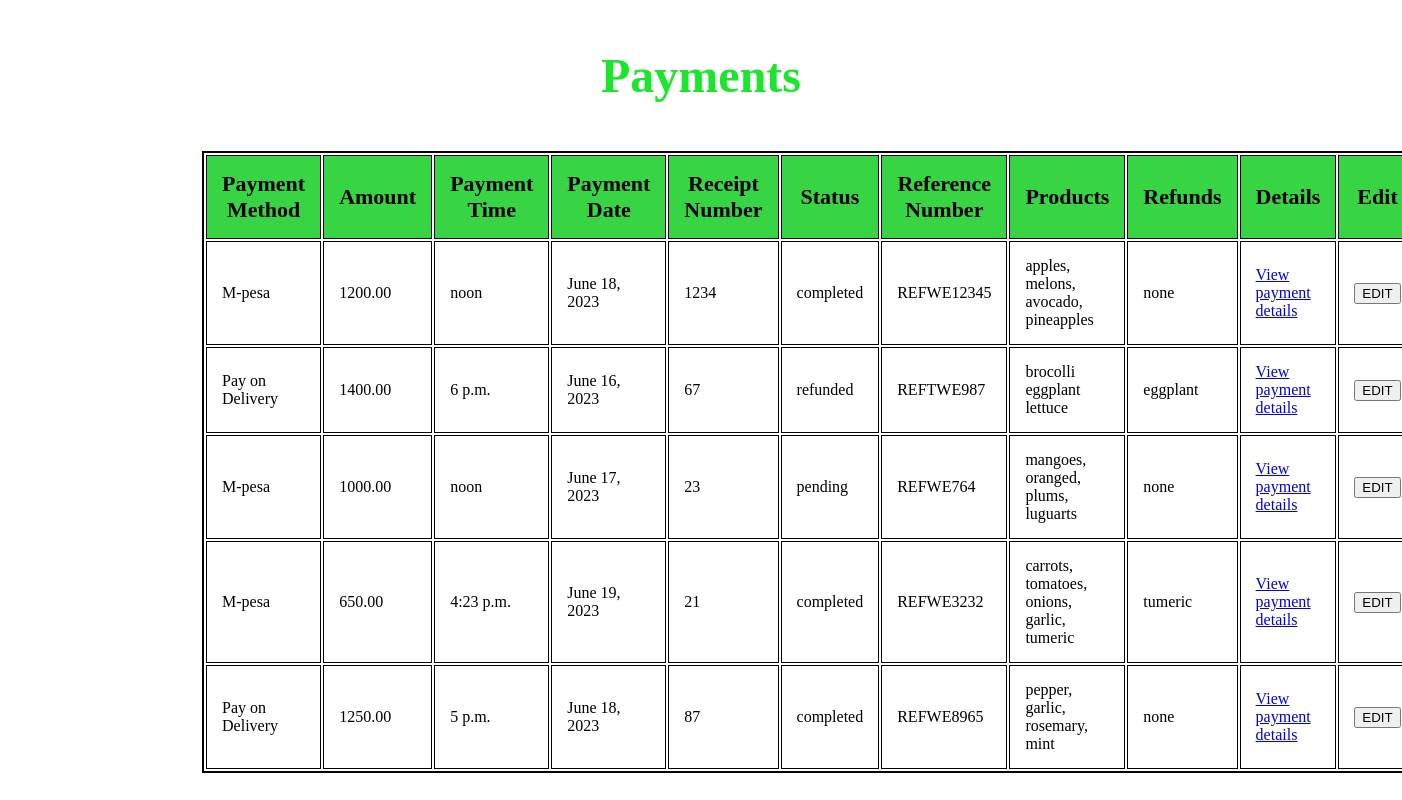
The page /payment/payment/list on the database its author committed.
### payment/models.py (models this page shows, shortened)
class Payment(models.Model):
    payment_choices = (
        ('M-pesa', 'M-Pesa'),
        ('Pay on Delivery', 'Pay on Delivery'),
    )
    payment_method = models.CharField(max_length=64, choices=payment_choices)
    amount = models.DecimalField(max_digits=6, decimal_places=2)
    payment_time = models.TimeField()
    payment_date = models.DateField()
    receipt_number = models.CharField(max_length=32)
    status = models.CharField(max_length=15)
    reference_number = models.CharField(max_length=32)
    products= models.CharField(max_length=64)
    refunds = models.CharField(max_length=500)

### payment/views.py (the view)
# urls.py: path("payment/list", payment_list, name="payment_list_view"),
def payment_list(request):
    payments = Payment.objects.all()
    return render(request, "payment/payment_list.html", {"payments": payments})

### template/payment/payment_list.html (shortened to what this page needs)
<!DOCTYPE html>
<html lang="en">
<head>
    {%load static%}
    <link rel="stylesheet" href="{% static 'css/products_list.css' %}">
</head>
<body>
  <h3>Payments</h3>
    <table class="table">
        <th>Payment Method</th>
        <th>Amount</th>
        <th>Payment Time</th>
        <th class="detail">Payment Date</th>
        <th>Receipt Number</th>
        <th>Status</th>
        <th>Reference Number</th>
        <th>Products</th>
        <th>Refunds</th>
        <th>Details</th>
        <th>Edit</th>
        {% for payment in payments %}
        <tr>
            <td>{{payment.payment_method}}</td>
            <td>{{payment.amount}}</td>
            <td>{{payment.payment_time}}</td>
            <td>{{payment.payment_date}}</td>
            <td>{{payment.receipt_number}}</td>
            <td>{{payment.status}}</td>
            <td>{{payment.reference_number}}</td>
            <td>{{payment.products}}</td>
            <td>{{payment.refunds}}</td>
            <td class="details"><a href="{% url 'payment_details_view' id=payment.id %}"> View payment details</a></td>
            <td><a href="{%url 'edit_payment_view' id=payment.id %}"><button> EDIT</button></a></td>
        </tr>
        {% endfor %}
    </table>
</body>
</html>

### inventory/static/css/products_list.css (style rules this page uses)
h3 { color: rgb(26, 230, 43); font-size: 3em; text-align: center; }
th , td { border: 1px ; border: solid 1px; }
table { width: 70%; }
td { height: 50px; }
th,td { padding: 15px; text-align: left; }
th { background-color: rgb(55, 212, 68); text-align: center; font-size: 22px; }
.details { width: 150px; }
.table { border: solid 2px; margin-left: 14%; }

### rows shown on the page
Payment: payment_method "M-pesa", amount "1200.00", payment_time "noon", payment_date "June 18, 2023", receipt_number "1234", status "completed", reference_number "REFWE12345", products "apples, melons, avocado, pineapples", refunds "none"
Payment: payment_method "Pay on Delivery", amount "1400.00", payment_time "6 p.m.", payment_date "June 16, 2023", receipt_number "67", status "refunded", reference_number "REFTWE987", products "brocolli eggplant lettuce", refunds "eggplant"
Payment: payment_method "M-pesa", amount "1000.00", payment_time "noon", payment_date "June 17, 2023", receipt_number "23", status "pending", reference_number "REFWE764", products "mangoes, oranged, plums, luguarts", refunds "none"
Payment: payment_method "M-pesa", amount "650.00", payment_time "4:23 p.m.", payment_date "June 19, 2023", receipt_number "21", status "completed", reference_number "REFWE3232", products "carrots, tomatoes, onions, garlic, tumeric", refunds "tumeric"
Payment: payment_method "Pay on Delivery", amount "1250.00", payment_time "5 p.m.", payment_date "June 18, 2023", receipt_number "87", status "completed", reference_number "REFWE8965", products "pepper, garlic, rosemary, mint", refunds "none"
